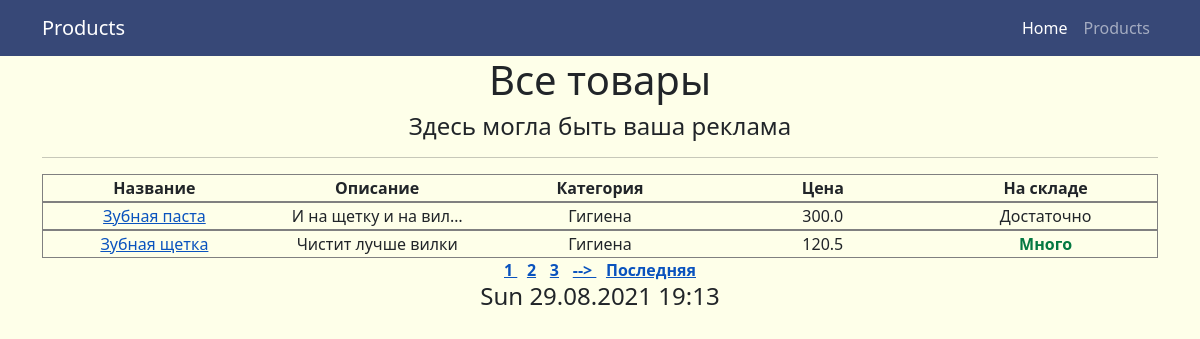
Screenshot of /products/ with the database file from the repository.
### simpleapp/models.py (models this page shows, shortened)
class Product(models.Model):
    name = models.CharField(
        max_length=50,
        unique=True, # названия товаров не должны повторяться
    )
    description = models.TextField()
    quantity = models.IntegerField(
        validators=[MinValueValidator(0)],
    )
    category = models.ForeignKey(
        to='Category',
        on_delete=models.CASCADE,
        related_name='products', # все продукты в категории будут доступны через поле products
    )
    price = models.FloatField(
        validators=[MinValueValidator(0.0)],
    )

class Category(models.Model):
    name = models.CharField(max_length=100, unique=True)  # названия категорий тоже не должны повторяться

### simpleapp/views.py (the view)
# urls.py: path('', ProductsList.as_view()), # т.к. сам по себе это класс, то нам надо представить этот класс в виде view. Для этого вызываем метод as_view
class ProductsList(ListView):
    model = Product
    template_name = 'products.html'
    context_object_name = 'products'
    ordering = ['-price']
    paginate_by = 2
    def get_context_data(self, **kwargs):
        context = super().get_context_data(**kwargs)
        context["your_ads"] = None
        return context

### simpleapp/templatetags/custom_filters.py (called while the page is built)
@register.filter(name='multiply')
def multiply(value, arg):
    if isinstance(value, str) and isinstance(arg, int):
        return str(value) * arg
    else:
        raise ValueError(f'нельзя умножить {type(value)} на {type(arg)}')

### templates/products.html (shortened to what this page needs)
{% extends 'flatpages/default.html' %}
{% load custom_filters %}
{% block content %}
    <h1>Все товары</h1>
    <h4>
        {{ your_ads|default_if_none:"Здесь могла быть ваша реклама"}}
    </h4>
    <hr>
    {% if products %}
        <table>
            <tr>
                <th>
                    Название
                </th>
                <th>
                    Описание
                </th>
                <th>
                    Категория
                </th>
                <th>
                    Цена
                </th>
                <th>
                    На складе
                </th>
            </tr>
            {% for product in products %}
            <tr>
                <td>
                    <a href="{{product.id}}">{{ product.name|multiply:1 }} </a>
                </td>
                <td title="{{product.description}}">
                    {{ product.description|truncatechars:20 }}
                </td>
                <td>
                    {{ product.category.name }}
                </td>
                <td>
                    {{ product.price }}
                </td>
                {% if product.quantity > 50 %}
                    <td class="many-quantity" title="Более 50">Много</td>
                {% elif product.quantity > 10 %}
                    <td class="normal-quantity" title="Больше 10">Достаточно</td>
                {% else %}
                    <td class="low-quantity" title="Меньше 10">Мало</td>
                {% endif %}
            </tr>
            {% endfor %}
        </table>
    {% else %}
        <h2>Товаров нет!</h2>
    {% endif %}
{% if is_paginated %}
    {% for num in page_obj.paginator.page_range %}
        {% if page_obj.number == num %}
            <a class='paginator'> {{ num }} </a>
        {% elif num > page_obj.number|add:'-3' and num < page_obj.number|add:'3' %}
            <a class='paginator' href="?page={{ num }}">{{ num }}</a>
        {% endif %}
    {% endfor %}
    {% if page_obj.has_next %}
        <a class='paginator' href="?page={{ page_obj.next_page_number }}"> --> </a>
        <a class='paginator' href="?page={{ page_obj.paginator.num_pages }}">Последняя</a>
    {% endif %}
{% endif %}
    <h4> {% now "D d.m.Y H:i" %} </h4>
{% endblock content %}

### rows the page displays
Product: name|multiply "Зубная паста", description "И на щетку и на вил…", category.name "Гигиена", price "300.0", quantity "Достаточно"
Product: name|multiply "Зубная щетка", description "Чистит лучше вилки", category.name "Гигиена", price "120.5", quantity "Много"

### other values shown
{{ your_ads|default_if_none:"Здесь могла быть ваша реклама" }} "Здесь могла быть ваша реклама"
{{ num }} "1"
{{ num }} "2" "3"
